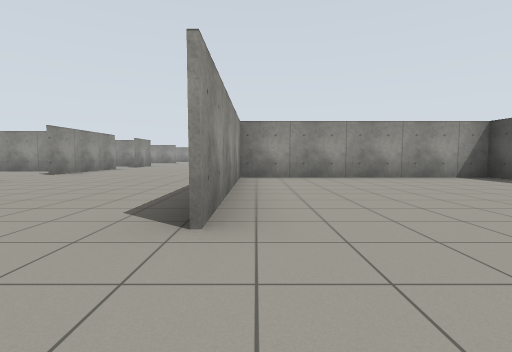
View 1 (above)

24 first-person views from a walk through a robot-simulator world made for Gazebo. The camera is 0.94 m above the floor, tilts 4° down and sees 85° across. The floor is counted in squares, 2 m on a side. Each view is taken from the middle of a square. On the plan, view 1 faces up. The plan holds only what a view shows up to about 9 squares ahead; the rest is blank.

View 2
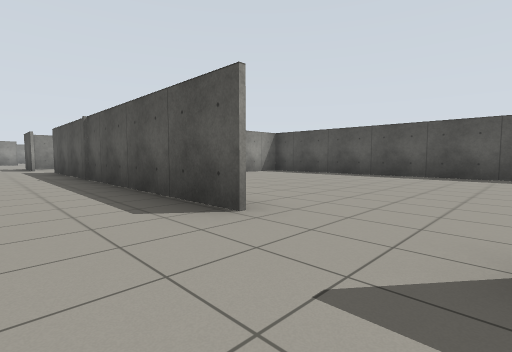

View 3
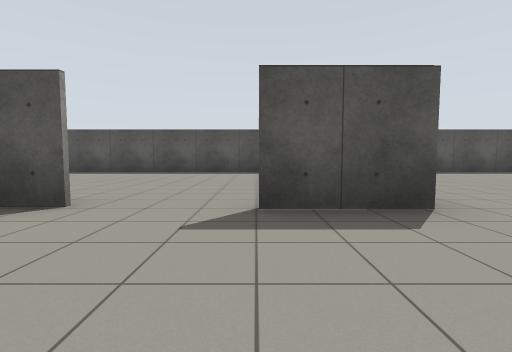

View 4
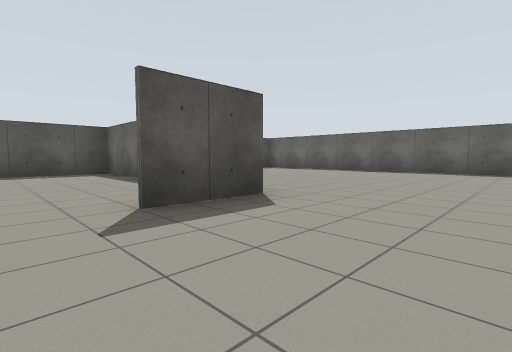

View 5
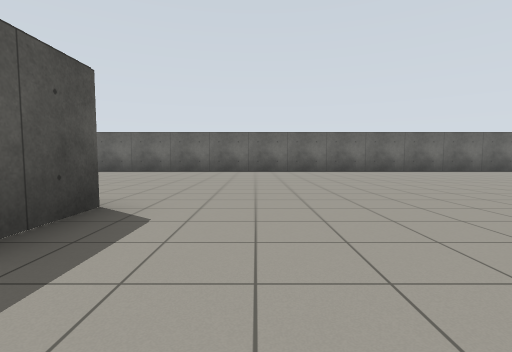

View 6
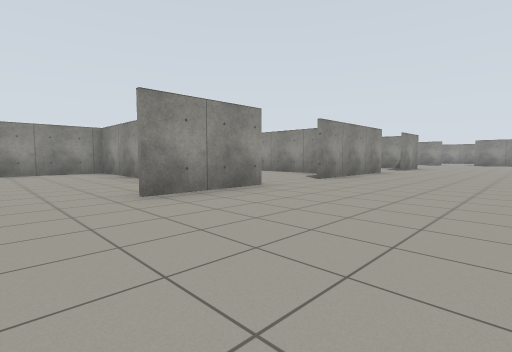

View 7
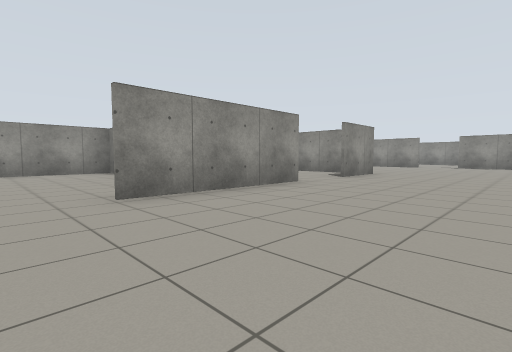

View 8
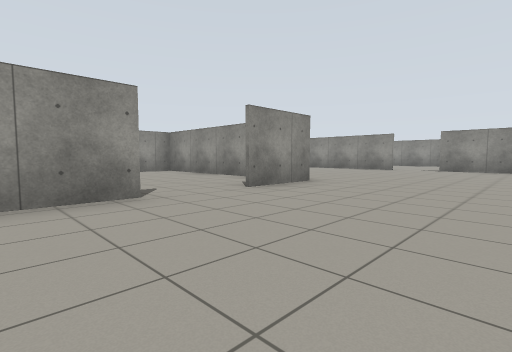

View 9
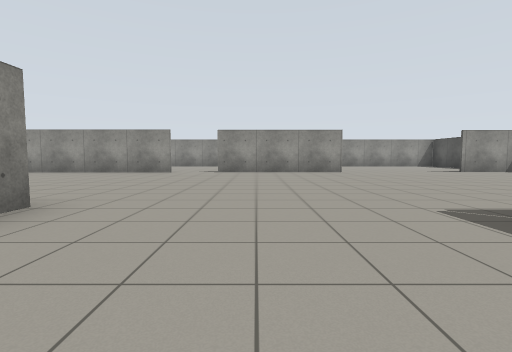

View 10
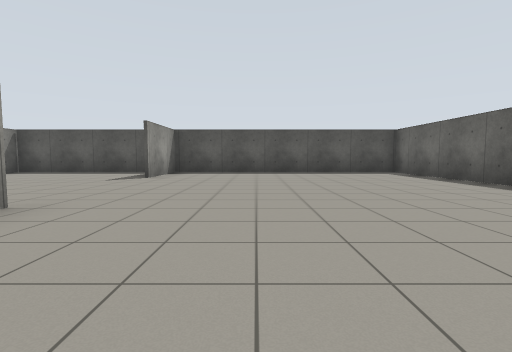

View 11
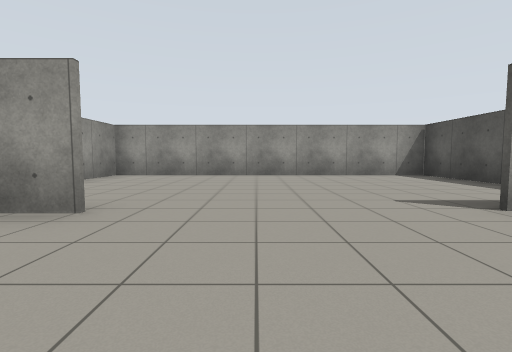

View 12
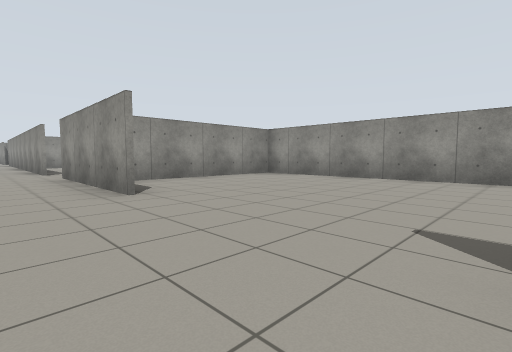

View 13
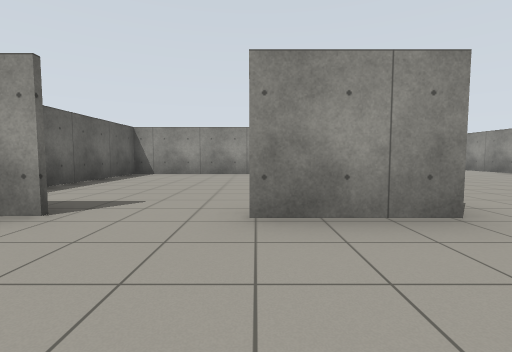

View 14
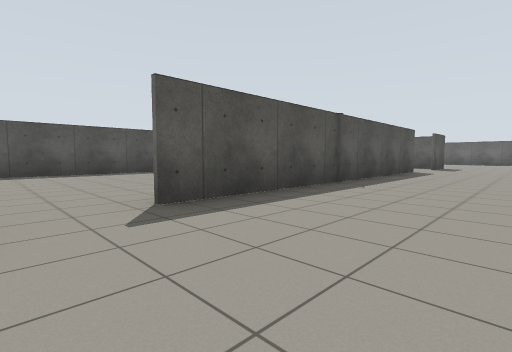

View 15
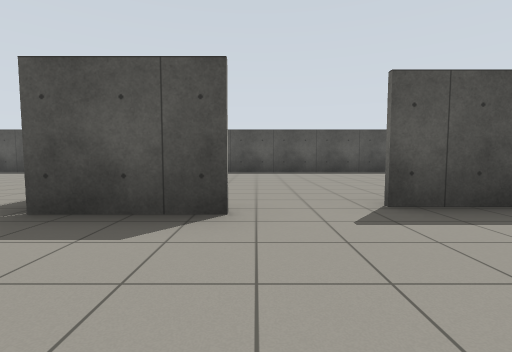

View 16
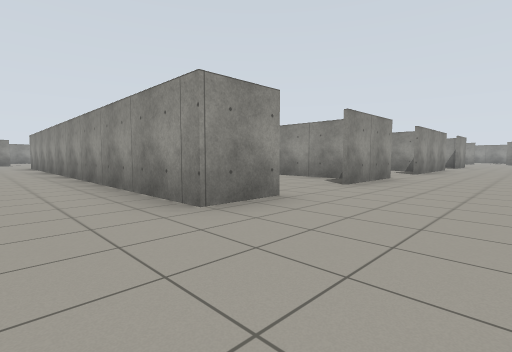

View 17
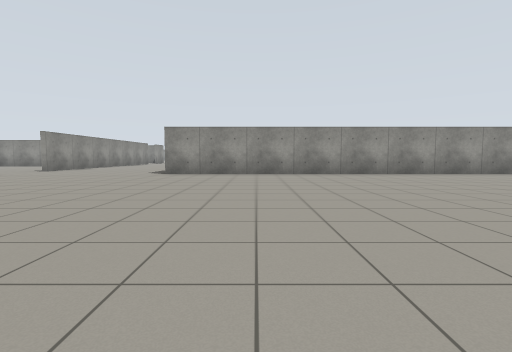

View 18
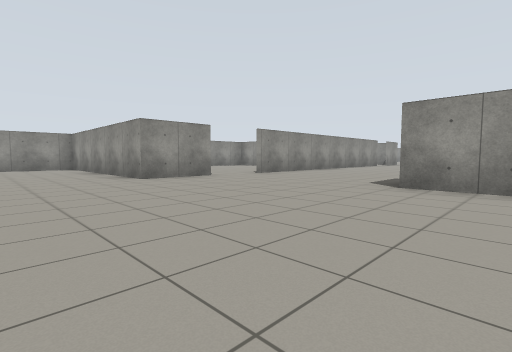

View 19
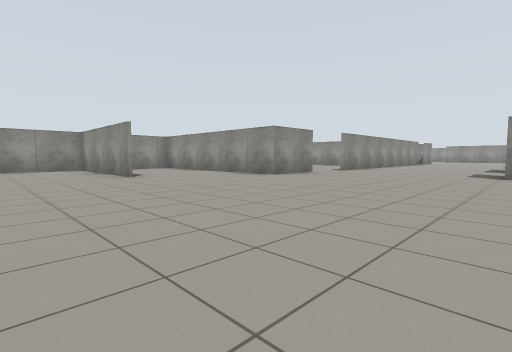

View 20
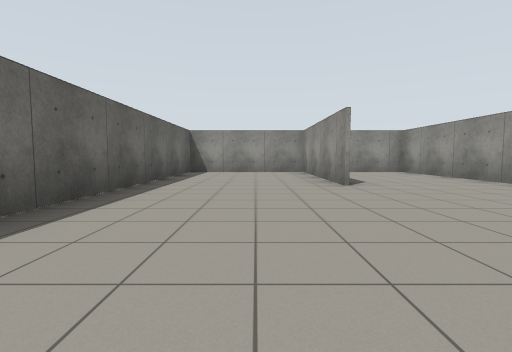

View 21
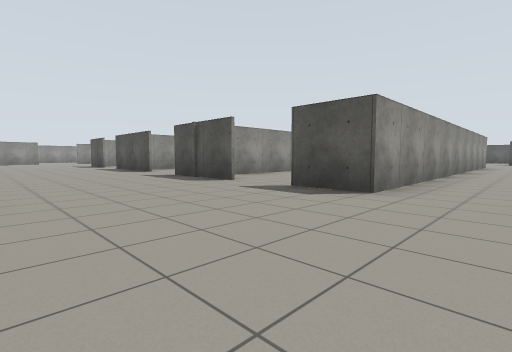

View 22
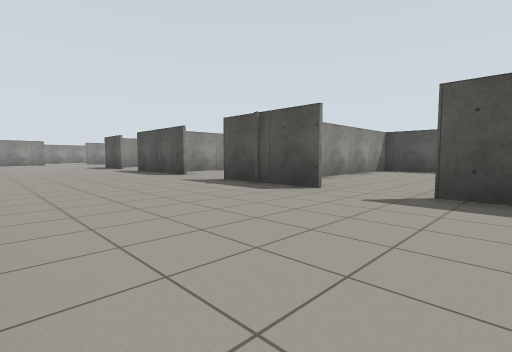

View 23
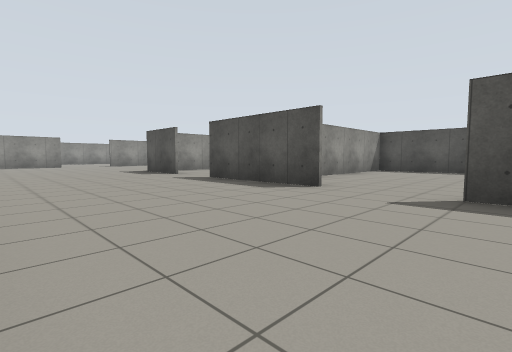

View 24
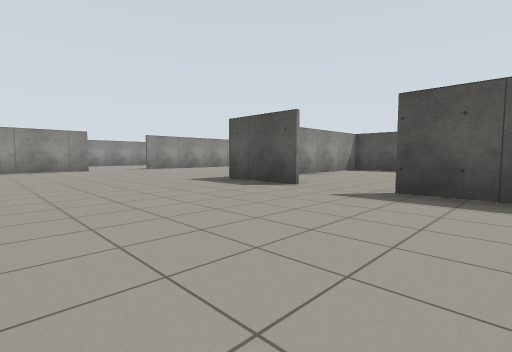

### Floor plan
Points are (right, up) in squares from view 1. A wall is a line through its corners. A room is listed if a view was taken in it or the views show most of it. See-through windows are left out.
Room 1 (view 1)
walls: (3.1, -1.5) (5.2, -1.5) (5.2, 6.2) (-0.3, 6.2) (-0.3, 1.7)
ways out: opening at (0, 0.5) to room 2
Room 2 (views 2, 3, 4, 5, 6, 7, 8, 9, 10, 11, 12, 13, 14, 15, 16, 17, 18, 19, 20, 21, 22, 23, 24)
walls: (-10.6, 6.2) (-10.6, 8.4); (-10.9, 8.7) (-16.2, 8.7); (-10.5, 9) (-10.5, 6.2); (-10.6, 3) (-10.6, 4.5) (-15.4, 4.5); (-5.6, 8.7) (-8.1, 8.7); (-5.9, 4.5) (-10.5, 4.5) (-10.5, 2.2); (-5.2, 5.4) (-5.2, 3.2); (-5.2, 10.4) (-5.2, 7); (-16.2, 7.2) (-16.2, 10.2); (-5.2, 1.6) (-5.2, 0.4) (-16.4, 0.4) (-16.4, 1.9); (-16.4, 3.2) (-16.4, 5.6); (-16.2, 11.7) (-16.2, 13.6); (-5.2, 13.6) (-5.2, 11.9); (-0.8, 11.1) (-0.8, 12.9); (-0.4, 1.7) (-0.4, 9.9); (-20.5, 3.2) (-20.5, 1.6); (-10.8, 19.3) (-12.1, 19.3); (-20.7, 0.3) (-20.7, -1.6) (-26.4, -1.6) (-26.4, -8) (-20.1, -8); (1.4, 12.9) (5.2, 12.9); (-0.4, -1.6) (-0.4, 0); (-5.4, 19.3) (-9.8, 19.3); (-17.4, 19) (-19.6, 19); (-10.3, -8) (3.1, -8); (-0.4, 19.3) (-4.1, 19.3); (5.2, 13.1) (5.2, 19.3) (3.1, 19.3); (-22.4, -4.6) (-26.4, -4.6); (5.2, 20.1) (5.2, 24) (-2.5, 24) (-2.5, 20.1); (5.2, -7.5) (5.2, -5.3)
ways out: opening at (0, 0.5) to room 1; opening at (0, 10.5) to room 3; opening at (-5, 11) to room 4; opening at (-16, 11) to room 5; opening at (-21, 1); opening at (-16.5, 19); opening at (-5, 19)
Room 3 (no view inside)
walls: (5.2, 7.1) (5.2, 13.1)
ways out: opening at (0, 10.5) to room 2
Room 4 (no view inside)
walls: (-5.9, 13.5) (-10.5, 13.5) (-10.5, 9); (-10.5, 8.7) (-7.2, 8.7)
ways out: opening at (-5, 11) to room 2
Room 5 (no view inside)
walls: (-11.6, 13.5) (-13.9, 13.5)
ways out: opening at (-16, 11) to room 2

Where each view was taken, in squares from view 1:
view 1: 0 up, 0 right, facing up
view 2: 0 up, 2 left, facing up-right
view 3: 0 up, 3 left, facing right
view 4: 1 up, 3 left, facing down-right
view 5: 1 up, 2 left, facing down
view 6: 2 up, 2 left, facing up-left
view 7: 6 up, 2 left, facing up-left
view 8: 9 up, 2 left, facing up-left
view 9: 11 up, 3 left, facing up
view 10: 17 up, 3 left, facing right
view 11: 17 up, 1 right, facing up
view 12: 18 up, 3 right, facing up-left
view 13: 12 up, 3 left, facing left
view 14: 11 up, 3 left, facing down-right
view 15: 11 up, 3 left, facing right
view 16: 1 down, 3 left, facing up-left
view 17: 7 down, 14 left, facing up
view 18: 4 down, 15 left, facing up-left
view 19: 7 down, 16 left, facing up-left
view 20: 6 down, 18 left, facing left
view 21: 1 down, 20 left, facing up-right
view 22: 1 up, 20 left, facing up-right
view 23: 5 up, 20 left, facing up-right
view 24: 9 up, 20 left, facing up-right
